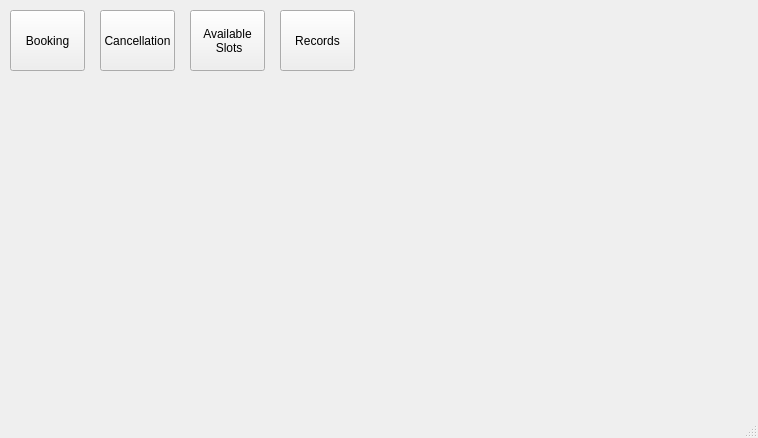
<?xml version="1.0" encoding="UTF-8"?>
<ui version="4.0">
 <class>MainWindow</class>
 <widget class="QMainWindow" name="MainWindow">
  <property name="geometry">
   <rect>
    <x>0</x>
    <y>0</y>
    <width>758</width>
    <height>438</height>
   </rect>
  </property>
  <property name="windowTitle">
   <string>Doctor Appointment 1.0</string>
  </property>
  <widget class="QWidget" name="centralWidget">
   <widget class="QPushButton" name="btnBooking">
    <property name="geometry">
     <rect>
      <x>10</x>
      <y>10</y>
      <width>75</width>
      <height>61</height>
     </rect>
    </property>
    <property name="text">
     <string>Booking</string>
    </property>
   </widget>
   <widget class="QPushButton" name="btnCancellation">
    <property name="geometry">
     <rect>
      <x>100</x>
      <y>10</y>
      <width>75</width>
      <height>61</height>
     </rect>
    </property>
    <property name="text">
     <string>Cancellation</string>
    </property>
   </widget>
   <widget class="QPushButton" name="btnAvailableSlots">
    <property name="geometry">
     <rect>
      <x>190</x>
      <y>10</y>
      <width>75</width>
      <height>61</height>
     </rect>
    </property>
    <property name="text">
     <string>Available
 Slots</string>
    </property>
   </widget>
   <widget class="QPushButton" name="btnRecords">
    <property name="geometry">
     <rect>
      <x>280</x>
      <y>10</y>
      <width>75</width>
      <height>61</height>
     </rect>
    </property>
    <property name="text">
     <string>Records</string>
    </property>
   </widget>
  </widget>
  <widget class="QStatusBar" name="statusBar"/>
 </widget>
 <layoutdefault spacing="6" margin="11"/>
 <resources/>
 <connections/>
</ui>
